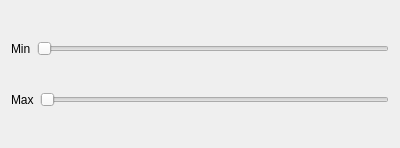
<?xml version="1.0" encoding="UTF-8"?>
<ui version="4.0">
 <class>SetContrast</class>
 <widget class="QWidget" name="SetContrast">
  <property name="geometry">
   <rect>
    <x>0</x>
    <y>0</y>
    <width>400</width>
    <height>148</height>
   </rect>
  </property>
  <property name="windowTitle">
   <string>Form</string>
  </property>
  <layout class="QVBoxLayout" name="verticalLayout">
   <item>
    <layout class="QHBoxLayout" name="horizontalLayout">
     <item>
      <widget class="QLabel" name="minLabel">
       <property name="text">
        <string>Min</string>
       </property>
      </widget>
     </item>
     <item>
      <widget class="QSlider" name="changeMinSlider">
       <property name="maximum">
        <number>255</number>
       </property>
       <property name="orientation">
        <enum>Qt::Horizontal</enum>
       </property>
      </widget>
     </item>
    </layout>
   </item>
   <item>
    <layout class="QHBoxLayout" name="horizontalLayout_2">
     <item>
      <widget class="QLabel" name="maxSlider">
       <property name="text">
        <string>Max</string>
       </property>
      </widget>
     </item>
     <item>
      <widget class="QSlider" name="changeMaxSlider">
       <property name="maximum">
        <number>255</number>
       </property>
       <property name="sliderPosition">
        <number>0</number>
       </property>
       <property name="orientation">
        <enum>Qt::Horizontal</enum>
       </property>
      </widget>
     </item>
    </layout>
   </item>
  </layout>
 </widget>
 <resources/>
 <connections/>
</ui>
